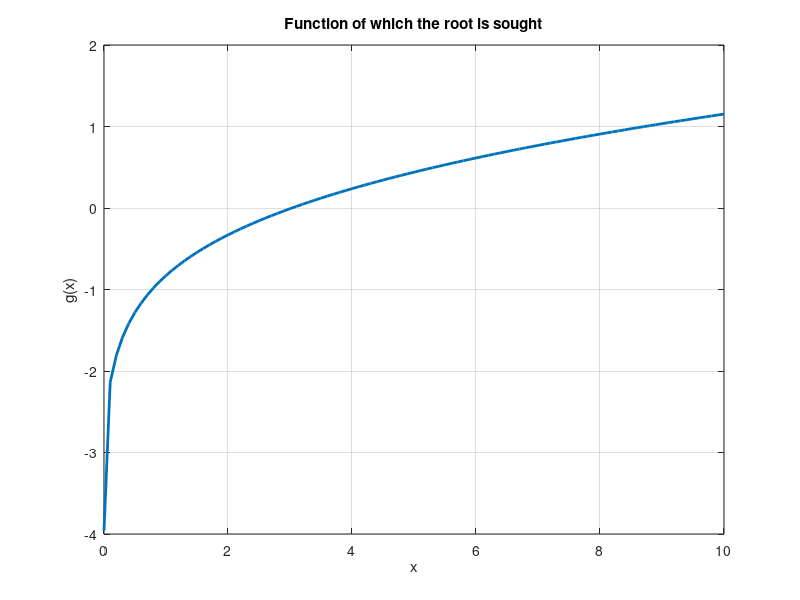
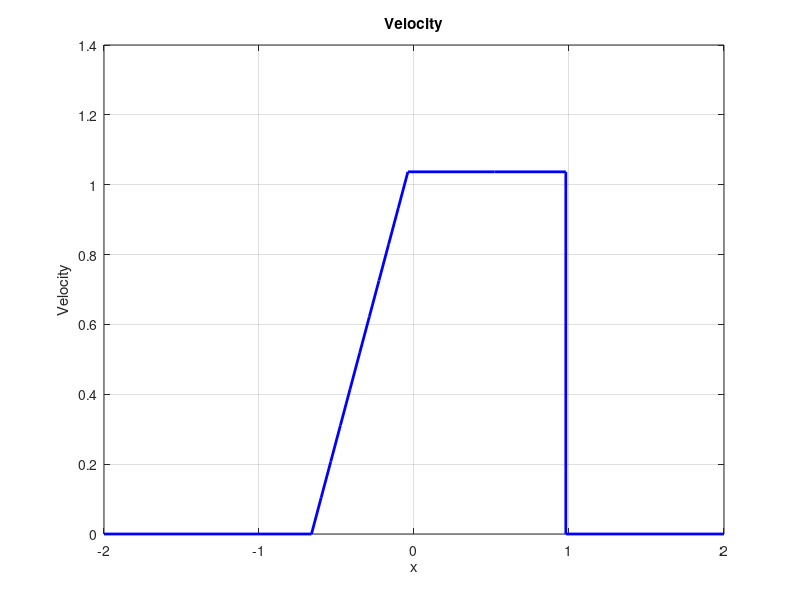
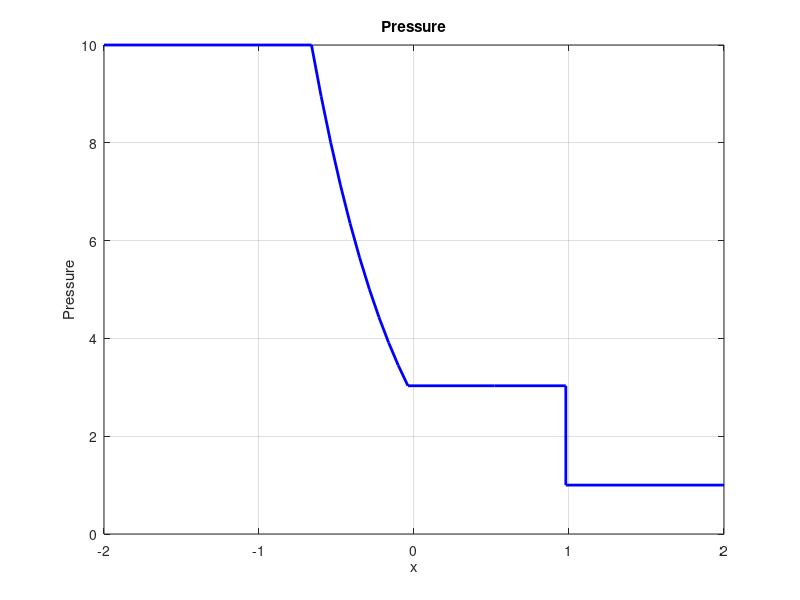
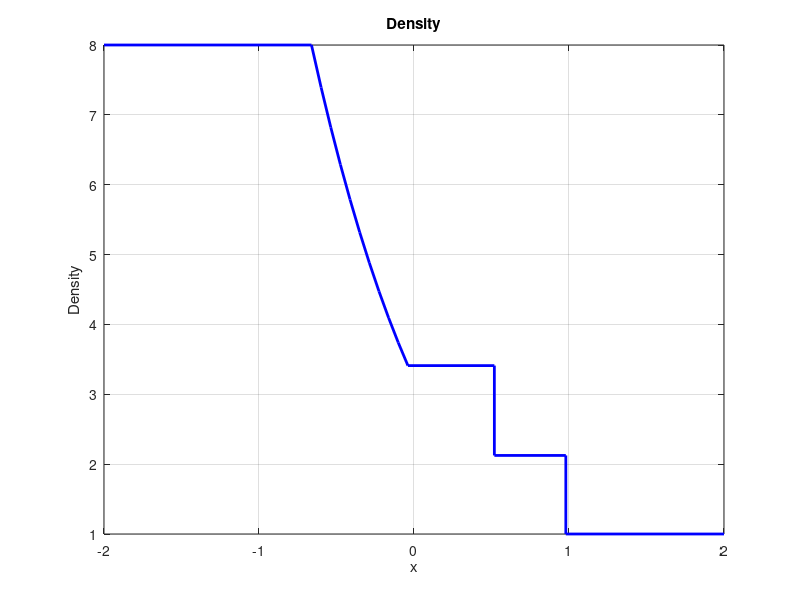

These figures' MATLAB source, in order:
%This code computes the analytic solution of the 
%shock tube problem. The  flow has zero initial velocity. 
% The input data are:
% prat: pressure ratio
% denrat: density ratio
% time: time instant at which solution is computed.
%Code written by G. Papadakis, Dept. of Aeronautics, Imperial College, November 2014.

clear all;
close all;

%Enter the values of prat, denrat and time
prat=10;   %input('Enter the pressure ratio:');
denrat=8;  %input('Enter the density ratio:');
time=0.5;  %input('Enter the time to compute the solution:');

%Set x interval 
xmin=-2.;
xmax=2.;
xlen=xmax-xmin;

%Variables involving gamma
gamma=1.4;
cc1=0.5*(gamma-1)/gamma;
cc2=(gamma+1)/(gamma-1);

%Create a handle for our function
g=@(x) (x-1).*(1+cc2*x).^(-0.5)-1./sqrt(cc1)*sqrt(prat/denrat)*(1-(x/prat).^cc1);

%Plot the function in the interval [0,prat]
dprat=prat/100;
x = 0:dprat:prat;
y = g(x);
figure;
plot (x,y,'LineWidth', 2.0), xlabel('x'), ylabel('g(x)'), grid, title ('Function of which the root is sought')

%Now find the root of the function g(x)
% The root is the pressure ratio p2/p1 across the shock.
%Use at initial estimate x0
x0=2.0;
options = optimset('Display','iter'); % show iterations
[p2overp1 fval exitflag output]=fzero(g,x0,options)

%Compute velocities normalised by alpha1 i.e.
%the speed of sound in the low pressure section.
%Shock speed
S_over_alpha1=sqrt(cc1*(1+cc2*p2overp1));
%Contact discontinuity speed
u2_over_alpha1=1./gamma*(p2overp1-1)/sqrt(cc1*(1+cc2*p2overp1));
u3_over_alpha1=u2_over_alpha1;
%Speed of sound in region 2
alpha2_over_alpha1=sqrt(p2overp1*(cc2+p2overp1)/(1.+cc2*p2overp1));
%Head of expansion wave speed
alpha4_over_alpha1=sqrt(prat/denrat);
u_head_over_alpha1=-alpha4_over_alpha1;
%Tail of expansion wave speed
u_tail_over_alpha1=0.5*(gamma+1)*u3_over_alpha1-alpha4_over_alpha1;

%To get actual values for velocities, the values of p1,rho1 are
%needed. In the following, I assume that p1=1, rho1=1. 
p1=1;
rho1=1;
alpha1=sqrt(gamma*p1/rho1);
S=S_over_alpha1*alpha1;
u2=u2_over_alpha1*alpha1;
u3=u2;
alpha2=alpha2_over_alpha1*alpha1;
alpha4=alpha4_over_alpha1*alpha1;
u_head=-alpha4;
u_tail=u_tail_over_alpha1*alpha1;

%Now evaluate and plot the solution at t=time
%Density, Velocity, pressure, mach number, entropy

%High pressure region
xx(1)=xmin;
u(1)=0.;
p(1)=prat*p1;
rho(1)=denrat*rho1;
mach(1)=u(1)/alpha4;
entropy(1)=log(p(1)/(rho(1)^gamma));

%Head of expansion fan
xhead=u_head*time;
xx(2)=xhead;
u(2)=0.;
p(2)=prat*p1;
rho(2)=denrat*rho1;
mach(2)=u(2)/alpha4;
entropy(2)=entropy(1);

%Interior of expansion fan
xtail=u_tail*time;
nfan=10;
dxfan=(xtail-xhead)/nfan;
for ii=1:nfan;
xx(2+ii)=xx(2)+ii*dxfan;
u(2+ii)=2./(gamma+1)*(xx(2+ii)/time+0+alpha4);
alpha=u(2+ii)-xx(2+ii)/time;
p(2+ii)=p(2)*(alpha/alpha4)^((2.*gamma)/(gamma-1));
rho(2+ii)=(p(2+ii)/p(1))^(1./gamma)*rho(1);
mach(2+ii)=u(2+ii)/alpha;
entropy(2+ii)=log(p(2+ii)/(rho(2+ii)^gamma));
end;
p3=p(2+nfan);
rho3=rho(2+nfan);
mach3=mach(2+ii);

%Left of contact discontinuity
xcontact=u2*time;
xx=[xx xcontact];
u=[u u3];
p=[p p3];
rho=[rho rho3];
mach=[mach mach3];
entropy=[entropy log(p3/(rho3^gamma))];

%Right of contact discontinuity
xx=[xx xcontact];
u=[u u2];
p2=p3;
p=[p p2];
rho2=gamma*p2/alpha2^2;
rho=[rho rho2];
mach=[mach u2/alpha2];
entropy=[entropy log(p2/(rho2^gamma))];

%Left of shock
xshock=S*time;
xx=[xx xshock];
u=[u u2];
p=[p p2];
rho=[rho rho2];
mach=[mach u2/alpha2];
entropy=[entropy log(p2/(rho2^gamma))];

%Right of shock
xx=[xx xshock];
u=[u 0.];
p=[p p1];
rho=[rho rho1];
mach=[mach 0.];
entropy=[entropy log(p1/(rho1^gamma))];

%Low pressure region
xx=[xx xmax];
u=[u 0.];
p=[p p1];
rho=[rho rho1];
mach=[mach 0.];
entropy=[entropy log(p1/(rho1^gamma))];

%Now plot the results
figure;
plot (xx,u,'LineWidth', 2.0, 'Color', 'b'), xlabel ('x'), ylabel ('Velocity'), grid, title ('Velocity')
figure;
plot (xx,p,'LineWidth', 2.0, 'Color', 'b'), xlabel ('x'), ylabel ('Pressure'), grid, title ('Pressure')
figure;
plot (xx,rho,'LineWidth', 2.0, 'Color', 'b'), xlabel ('x'), ylabel ('Density'), grid, title ('Density')
figure;
plot (xx,mach,'LineWidth', 2.0, 'Color', 'b'), xlabel ('x'), ylabel ('Mach number'), grid, title ('Mach number')
figure;
plot (xx,entropy,'LineWidth', 2.0, 'Color', 'b'), xlabel ('x'), ylabel ('Entropy/Cv'), grid, title ('Entropy/Cv')

%Now write the results in a file (xx density pressure velocity mach_number entropy)
filename='shock_analytic.dat'
fileID = fopen(filename,'w');
fprintf(fileID,'%12s %12s %12s %12s %12s %12s\r\n','x','rho','p','velocity','mach','entropy');
fprintf(fileID,'%12.8f %12.8f %12.8f %12.8f %12.8f %12.8f \r\n',[xx;rho;p;u;mach;entropy]);
fclose(fileID);
